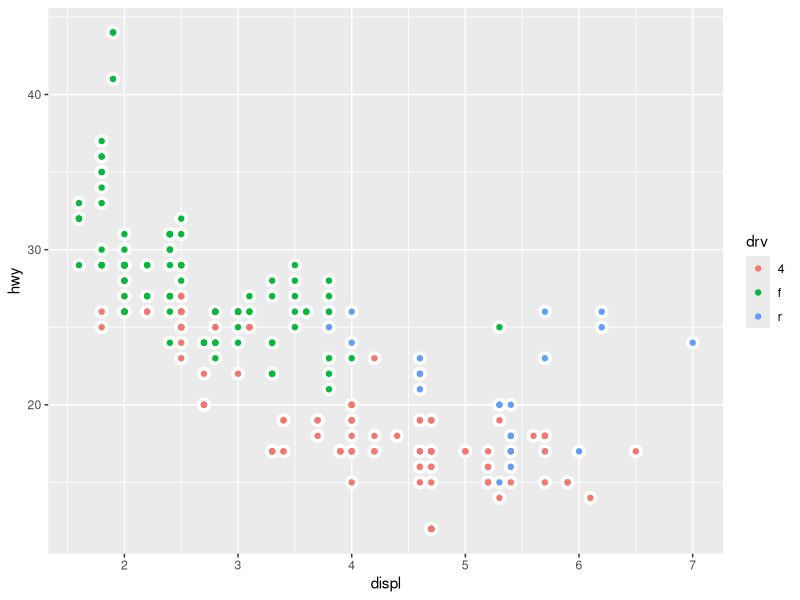

Generate this figure with R:
## ---- chunk 1
library(tidyverse)
## ---- chunk 2
ggplot(data = mpg, aes(x = displ, y = hwy)) +
  geom_point(color = "white", size = 4) +
  geom_point(aes(color = drv))
## ---- chunk 3
df <- tibble(x = c(5, 2, NA))
arrange(df, !is.na(x), x)
